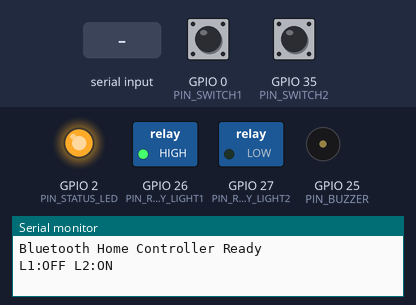
A sketch run on a simulated ESP32. Parts: switched loads named in the sketch (green lamp = pin HIGH), output pins drawn as LEDs (lit = HIGH), buzzer (waves = sounding, pin HIGH), the last lines printed to the serial monitor. The inputs (shaded band) are chosen by the test bench; at power-on: GPIO 0 (PIN_SWITCH1) HIGH, GPIO 35 (PIN_SWITCH2) HIGH. Nothing arrives over Bluetooth unless stated.

Above: at 1.2 s.
1.3 s: GPIO 0 (PIN_SWITCH1) pulled LOW for 0.15 s
At 1.9 s:
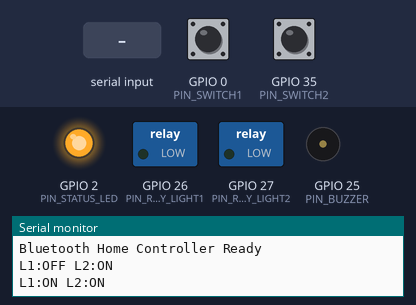
2.9 s: GPIO 35 (PIN_SWITCH2) pulled LOW for 0.15 s
At 3.9 s:
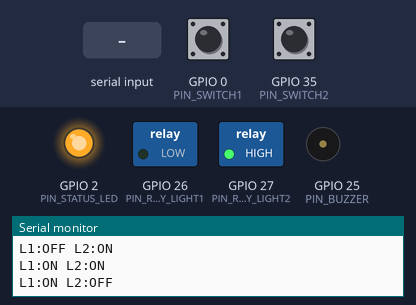
4.6 s: "2" received over the second serial link
At 5.7 s:
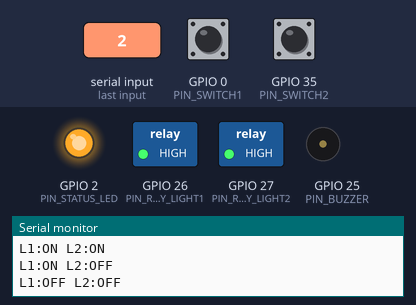
6.1 s: "3" received over the second serial link
At 6.8 s:
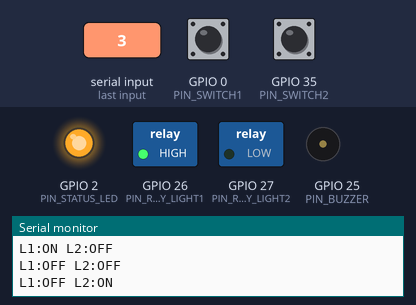
7.6 s: "1" received over the second serial link
At 7.9 s:
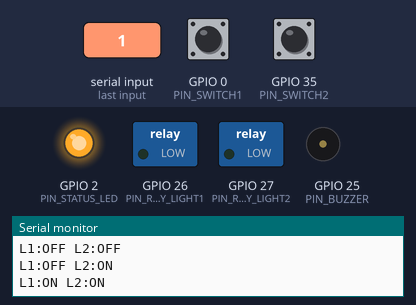
9.1 s: "4" received over the second serial link
At 10.3 s:
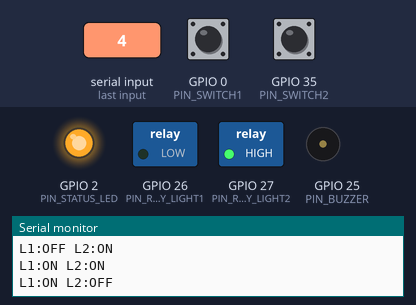
Timing chart, 0 to 11.6 s (numbered marks = the images above; inputs shaded):
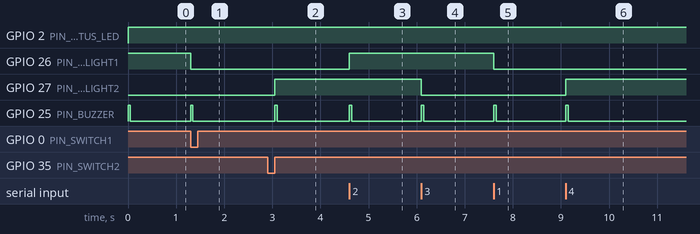

Measured:
- after the input at 1.3 s, GPIO 26 (PIN_RELAY_LIGHT1): HIGH → LOW at once; GPIO 25 (PIN_BUZZER): LOW → HIGH at once, → LOW 0.05 s later
- after the input at 2.9 s, GPIO 27 (PIN_RELAY_LIGHT2): LOW → HIGH after 0.15 s; GPIO 25 (PIN_BUZZER): LOW → HIGH after 0.15 s, → LOW 0.05 s later
- after the input at 4.6 s, GPIO 26 (PIN_RELAY_LIGHT1): LOW → HIGH at once; GPIO 25 (PIN_BUZZER): LOW → HIGH at once, → LOW 0.05 s later
- after the input at 6.1 s, GPIO 27 (PIN_RELAY_LIGHT2): HIGH → LOW at once; GPIO 25 (PIN_BUZZER): LOW → HIGH at once, → LOW 0.05 s later
- after the input at 7.6 s, GPIO 26 (PIN_RELAY_LIGHT1): HIGH → LOW at once; GPIO 25 (PIN_BUZZER): LOW → HIGH at once, → LOW 0.05 s later
- after the input at 9.1 s, GPIO 27 (PIN_RELAY_LIGHT2): LOW → HIGH at once; GPIO 25 (PIN_BUZZER): LOW → HIGH at once, → LOW 0.05 s later

The sketch:

Bluetooth_Home_Control_ESP32.ino
```cpp
/*******************
  Bluetooth Home Control using ESP32

  Board: ESP32 Dev Board
  Bluetooth Name: IIT_IoT_HomeCtrl

  Commands:
  '1' -> Light1 ON
  '2' -> Light1 OFF
  '3' -> Light2 ON
  '4' -> Light2 OFF
  '5' -> ALL ON
  '6' -> ALL OFF
  '?' -> Status
*******************/

#include <BluetoothSerial.h>

BluetoothSerial btLink;

const uint8_t PIN_RELAY_LIGHT1 = 26;
const uint8_t PIN_RELAY_LIGHT2 = 27;

const uint8_t PIN_SWITCH1 = 0;
const uint8_t PIN_SWITCH2 = 35;

const uint8_t PIN_BUZZER  = 25;
const uint8_t PIN_STATUS_LED = 2;

const uint8_t RELAY_ENGAGE   = LOW;
const uint8_t RELAY_RELEASE  = HIGH;

bool light1On = false;
bool light2On = false;

unsigned long lastCommandTime = 0;
const unsigned long IDLE_SHUTOFF_MS = 1800000UL;

int switch1Prev = LOW;
int switch2Prev = LOW;

void setup()
{
  Serial.begin(115200);

  btLink.begin("IIT_IoT_HomeCtrl");

  pinMode(PIN_RELAY_LIGHT1, OUTPUT);
  pinMode(PIN_RELAY_LIGHT2, OUTPUT);

  pinMode(PIN_SWITCH1, INPUT_PULLUP);
  pinMode(PIN_SWITCH2, INPUT);

  pinMode(PIN_BUZZER, OUTPUT);
  pinMode(PIN_STATUS_LED, OUTPUT);

  digitalWrite(PIN_RELAY_LIGHT1, RELAY_RELEASE);
  digitalWrite(PIN_RELAY_LIGHT2, RELAY_RELEASE);
  digitalWrite(PIN_BUZZER, LOW);
  digitalWrite(PIN_STATUS_LED, LOW);

  Serial.println("Bluetooth Home Controller Ready");
}

void loop()
{
  showConnectionState();
  handleBluetoothCommand();
  handleSwitch1();
  handleSwitch2();
  handleIdleShutoff();
}


void showConnectionState()
{
  digitalWrite(PIN_STATUS_LED, btLink.hasClient() ? HIGH : LOW);
}

void handleBluetoothCommand()
{
  if (!btLink.available())
    return;

  char incoming = btLink.read();
  lastCommandTime = millis();

  bool validCommand = true;

  switch (incoming)
  {
    case '1': light1On = true;  break;
    case '2': light1On = false; break;
    case '3': light2On = true;  break;
    case '4': light2On = false; break;

    case '5':
      light1On = true;
      light2On = true;
      break;

    case '6':
      light1On = false;
      light2On = false;
      break;

    case '?':
      reportStatus();
      return;

    default:
      btLink.println("Invalid Command");
      return;
  }

  applyRelayStates();
  chirp();
  reportStatus();
}

void handleSwitch1()
{
  int reading = digitalRead(PIN_SWITCH1);

  if (switch1Prev == HIGH && reading == LOW)
  {
    light1On = !light1On;

    applyRelayStates();
    chirp();
    reportStatus();

    delay(200);
  }

  switch1Prev = reading;
}

void handleSwitch2()
{
  int reading = digitalRead(PIN_SWITCH2);

  if (switch2Prev == LOW && reading == HIGH)
  {
    light2On = !light2On;

    applyRelayStates();
    chirp();
    reportStatus();

    delay(200);
  }

  switch2Prev = reading;
}

void handleIdleShutoff()
{
  if (millis() - lastCommandTime > IDLE_SHUTOFF_MS)
  {
    light1On = false;
    light2On = false;

    applyRelayStates();
  }
}

void applyRelayStates()
{
  digitalWrite(PIN_RELAY_LIGHT1, light1On ? RELAY_ENGAGE : RELAY_RELEASE);
  digitalWrite(PIN_RELAY_LIGHT2, light2On ? RELAY_ENGAGE : RELAY_RELEASE);
}

void chirp()
{
  digitalWrite(PIN_BUZZER, HIGH);
  delay(50);
  digitalWrite(PIN_BUZZER, LOW);
}

void reportStatus()
{
  String line = "";

  line += "L1:";
  line += (light1On ? "ON " : "OFF ");

  line += "L2:";
  line += (light2On ? "ON" : "OFF");

  Serial.println(line);
  btLink.println(line);
}
```
